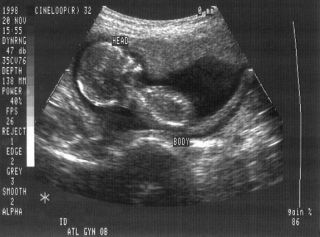
%> input picture 3.jpg, 320 x 237 px
$ octave Main.m   (GNU Octave 9; MATLAB toolbox functions it lacks are replaced by stand-ins)
%> lines starting %> are read from the running program, lines starting %| are printed output that depends on the picture

clear all;
clc;
close all;
img=imread('3.jpg');
%> img is the input picture: size 237x320 uint8; min 11, max 255, mean 73
figure;imshow(img);
red = img(:,:,1); % Red channel
figure;
imshow(red);
figure;
imhist(red);
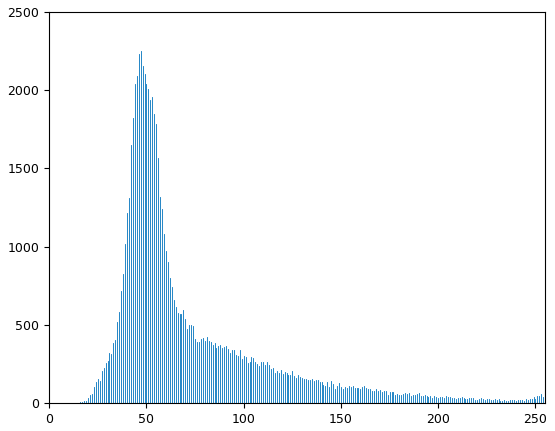
%> figure redrawn from the program's plot data; highest point at x = 47, y = 2252
b= histeq(red);
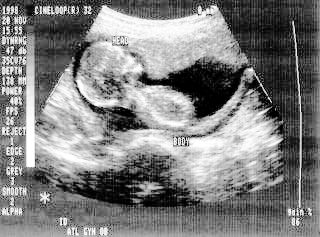
%> b: size 237x320 uint8; min 0, max 255, mean 127.4
figure;imshow(b);

C = imfuse(img,b,'blend','Scaling','joint');
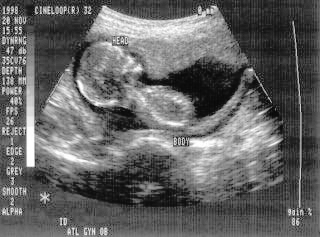
%> C: size 237x320 uint8; min 6, max 255, mean 100.4
figure;imshow(C);
d= imadjust(C,[0.2 0.8],[]);
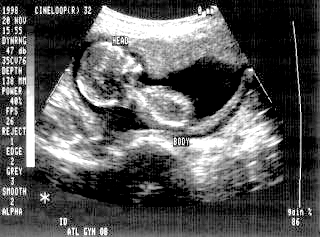
%> d: size 237x320 uint8; min 0, max 255, mean 87.3
figure;imshow(d);


srgb2lab = makecform('srgb2lab');
lab2srgb = makecform('lab2srgb');
shadow=img;
%> (the run ends here)
